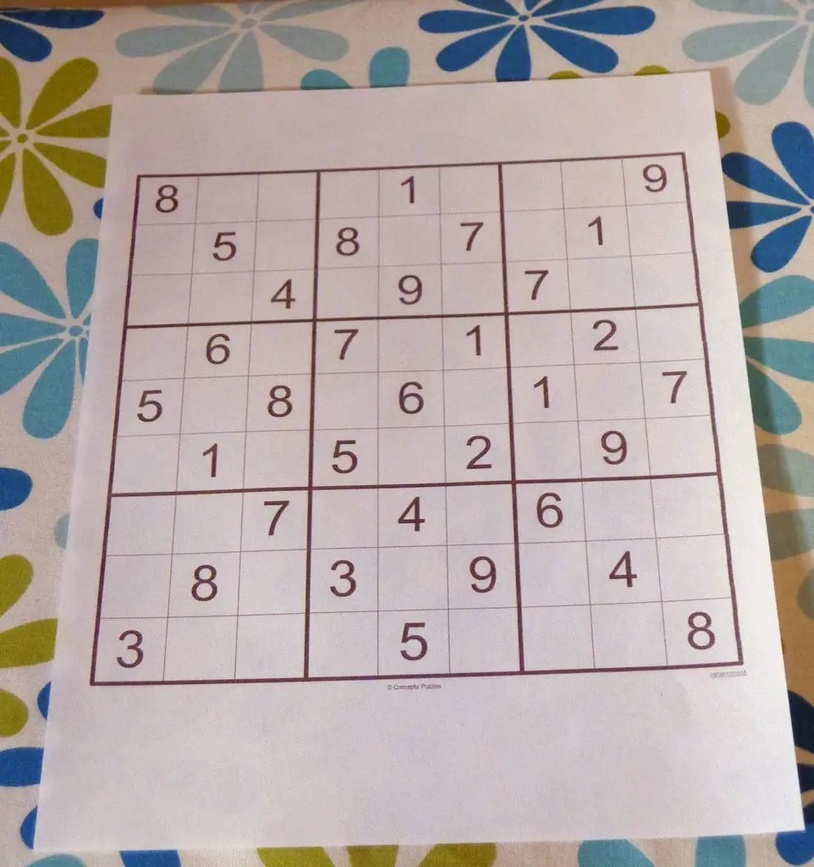
#> input picture Assignment_28/input/sudoku.jpg, 814 x 867 px, shrunk from 962 x 1024 before the run
$ jupyter execute --allow-errors sudokuDetector.ipynb
#> lines starting #> are read from the running program, lines starting #| are printed output that depends on the picture; after the words box and inside, x2 and y2 are one past the last pixel; in counts of white or black regions, pixels touching at a corner belong together
[cell 1]
import cv2 as cv
import numpy as np
import matplotlib.pyplot as plt
from imutils.perspective import four_point_transform

[cell 2]
sudoku = cv.imread('input/sudoku.jpg')
#> sudoku is the input picture: shape (867, 814, 3); mean B, G, R 168, 169.6, 181
gray_sudoku = cv.cvtColor(sudoku, cv.COLOR_BGR2GRAY)
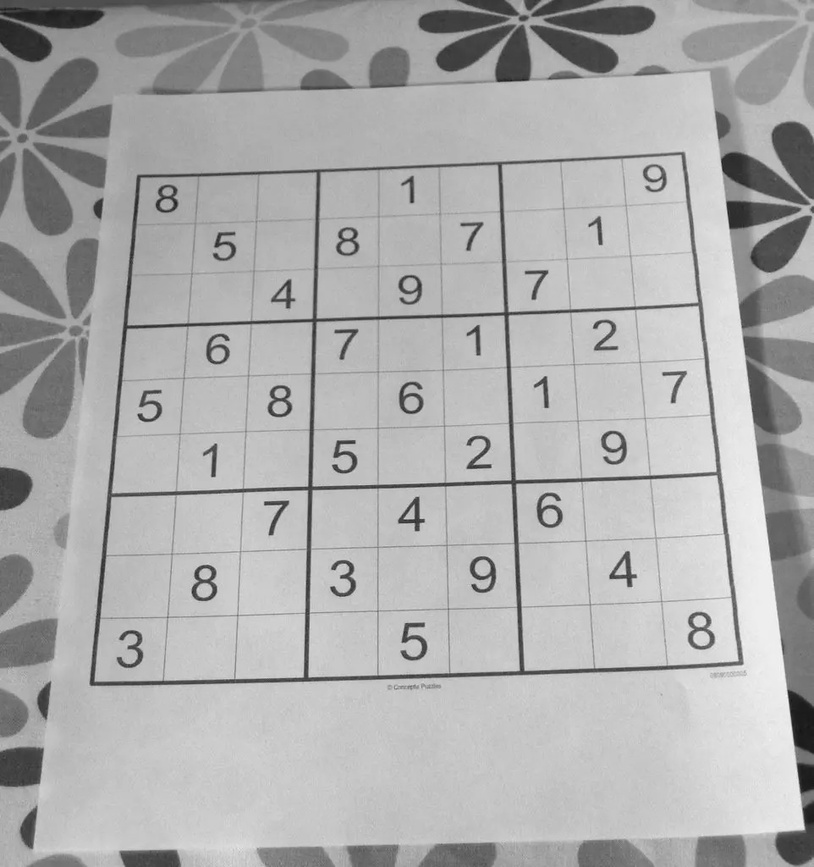
#> gray_sudoku: shape (867, 814); min 21, max 251, mean 172.9

[cell 3]
sudoku_blured = cv.GaussianBlur(gray_sudoku, (7, 7), 3)
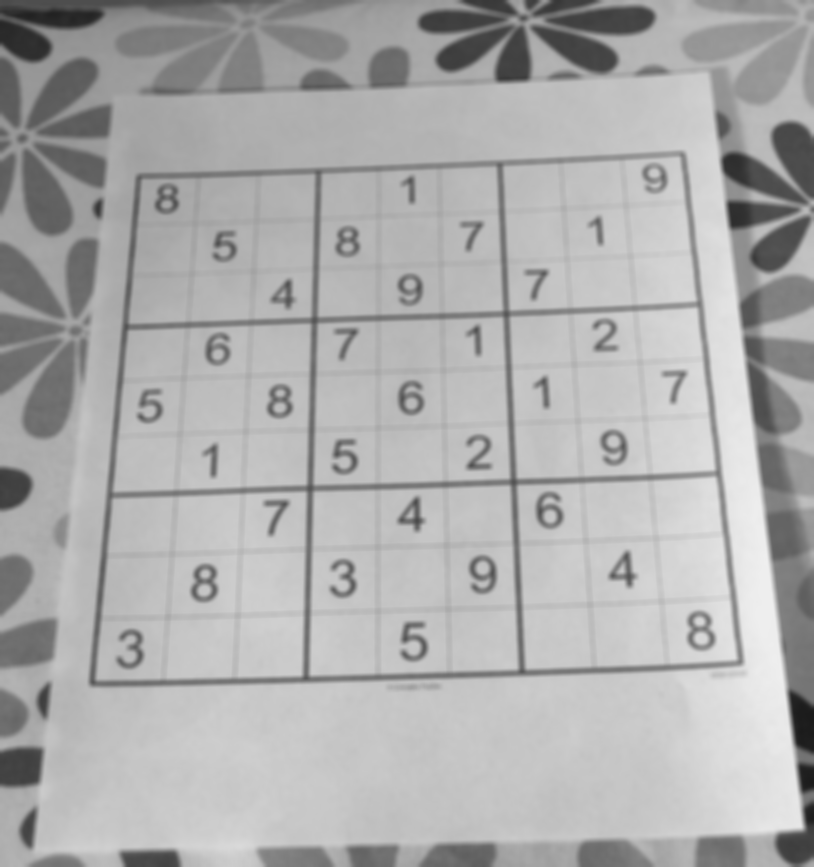
#> sudoku_blured: shape (867, 814); min 27, max 239, mean 172.9
plt.imshow(sudoku_blured, cmap='gray')

[cell 4]
thresh_sudoku = cv.adaptiveThreshold(sudoku_blured, 255, cv.ADAPTIVE_THRESH_GAUSSIAN_C, cv.THRESH_BINARY, 11, 2)
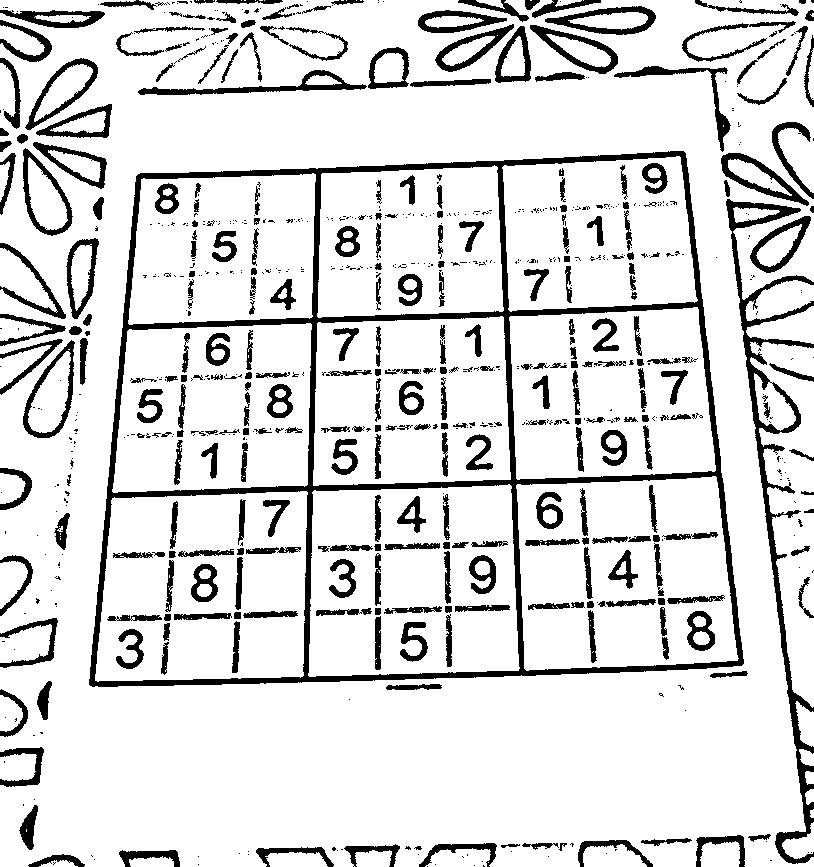
#> thresh_sudoku: shape (867, 814); 85.7% white; 783 black regions (469 under 20 px), largest, box (x1, y1, x2, y2) and area: (89, 151, 744, 687) 24574, (726, 199, 814, 864) 7117, (138, 70, 367, 95) 1419
plt.imshow(thresh_sudoku, cmap='gray')

[cell 5]
thresh_sudoku = cv.bitwise_not(thresh_sudoku)
#> thresh_sudoku: shape (867, 814); 14.3% white; 783 white regions (469 under 20 px)
plt.imshow(thresh_sudoku, cmap='gray')

[cell 6]
contours = cv.findContours(thresh_sudoku, cv.RETR_EXTERNAL, cv.CHAIN_APPROX_SIMPLE)
#> contours = 270 contours, 177 with area under 20; largest, box (x1, y1, x2, y2) and area: (89, 151, 744, 687) 309170, (726, 199, 814, 864) 7700, (23, 340, 75, 438) 2975, (23, 148, 73, 236) 2592, (25, 58, 98, 130) 2250
contours = contours[0]

[cell 7]
contours = sorted(contours, key=cv.contourArea, reverse=True)
len(contours)
#> Out = 270

[cell 8]
sudoku_contour = None
for contour in contours:
    epsilon = 0.02 * cv.arcLength(contour, True)
    approx = cv.approxPolyDP(contour, epsilon, True)
    if len(approx) == 4:
        sudoku_contour = approx
        break
#> this loop made 1 pass
#> (epsilon, sudoku_contour) on pass 1: (46.09, [[685, 153], [138, 174], [89, 684], [741, 665]])

if sudoku_contour is None:
    print('Sorry, Sudoku not found!')

[cell 9]
result = cv.drawContours(sudoku, [sudoku_contour], -1, (0, 255, 0), 5)
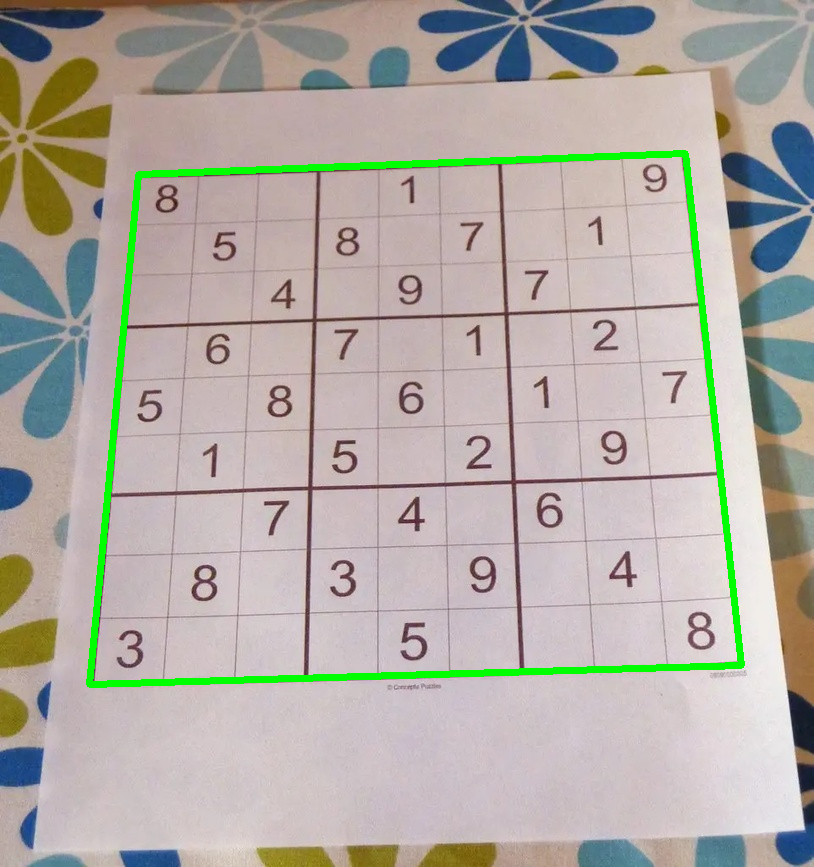
#> result: shape (867, 814, 3); mean B, G, R 165.1, 172.4, 177.7
plt.imshow(result)

[cell 10]
points = np.array(sudoku_contour, dtype=np.float32)
#> points = [[685, 153], [138, 174], [89, 684], [741, 665]]
pts = points.squeeze()
#> pts = [[685, 153], [138, 174], [89, 684], [741, 665]]

[cell 11]
cropped_sudoku = four_point_transform(sudoku, pts)
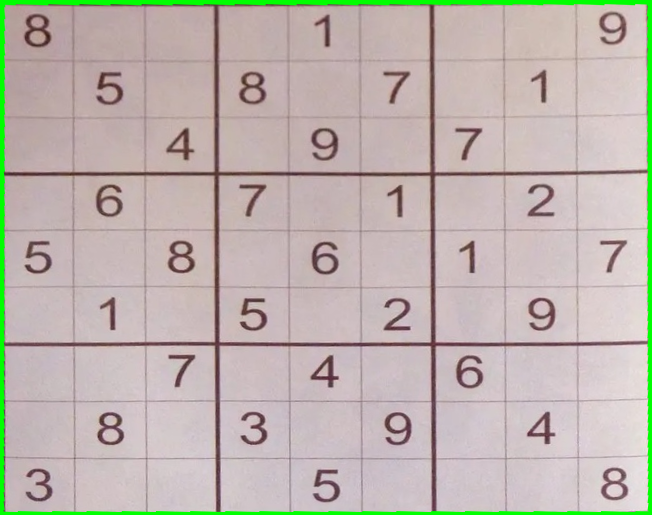
#> cropped_sudoku: shape (515, 652, 3); mean B, G, R 174.4, 181, 189.8
#> (the rest of this cell did not finish here and is left out)
